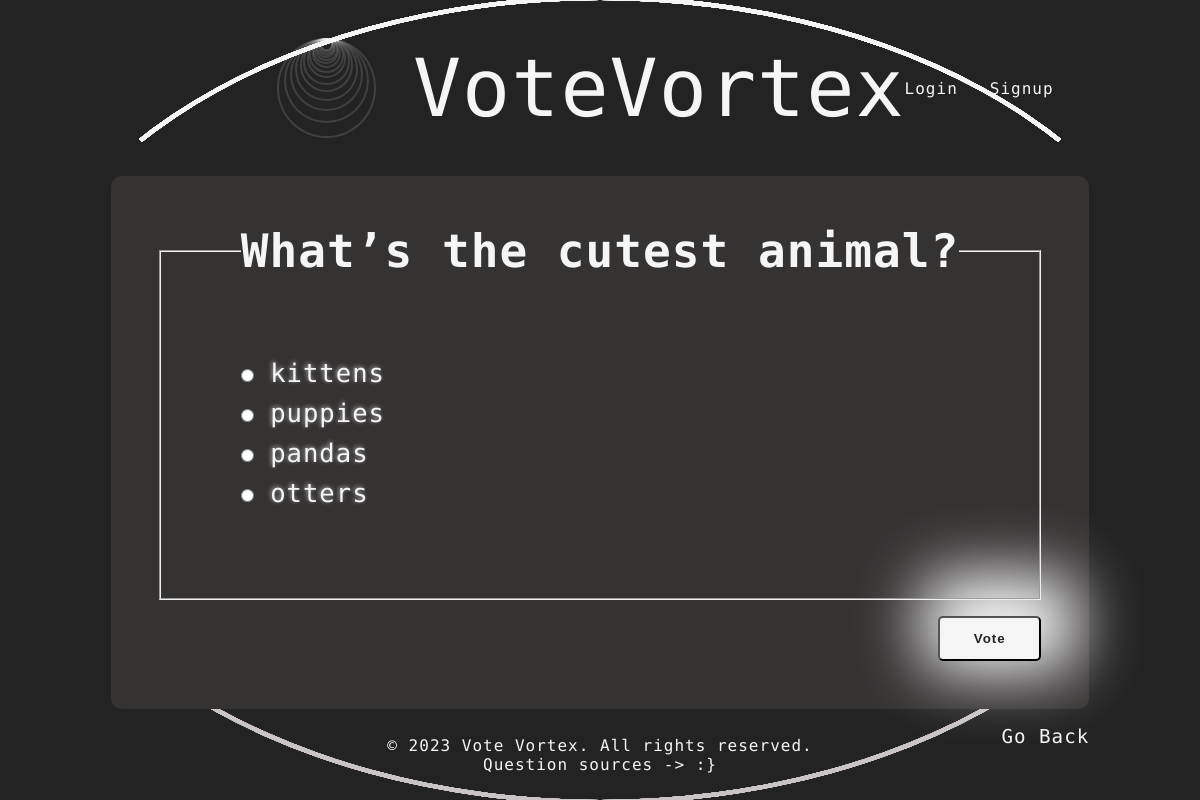
The app's page /polls/8/ with its own data.
### polls/models.py (models this page shows, shortened)
class Question(models.Model):
    question_text = models.CharField(max_length=200)
    pub_date = models.DateTimeField("date published")

class Choice(models.Model):
    question = models.ForeignKey(Question, on_delete=models.CASCADE)
    choice_text = models.CharField(max_length=200)
    votes = models.IntegerField(default=0)

### polls/views.py (the view)
# urls.py: path("<int:pk>/", views.DetailView.as_view(), name="detail"),
class DetailView(generic.DetailView):
    model = Question
    template_name = "polls/detail.html"
    def get_queryset(self):
        return Question.objects.filter(pub_date__lte=datetime.datetime.now())

### polls/templates/polls/detail.html (shortened to what this page needs)
{% load static %}
<!DOCTYPE html>
<html lang="en">
	<head>
		<link href="{% static 'polls/style.css' %}" rel="stylesheet" />
	</head>
    {% include "polls/header.html" %}
<main>
<div class="foooorm">
    <form action="{% url 'polls:vote' question.id %}" method="post">
        <fieldset>
            <legend><h1>{{ question.question_text }}</h1></legend>
            {% for choice in question.choice_set.all %}
                <input class="radio" type="radio" name="choice" id="choice{{ forloop.counter }}" value="{{ choice.id }}">
                <label class="neheh" for="choice{{ forloop.counter }}">{{ choice.choice_text }}</label><br>
            {% endfor %}
        </fieldset>
        <input class="vote" type="submit" value="Vote">
    </form>
    <a class="backdoor hover-underline-animation" href="{% url 'polls:index' %}">Go Back</a>
</div>
</main>
{% include "polls/footer.html" %}

### polls/static/polls/style.css (style rules this page uses)
* { padding: 0; margin: 0; box-sizing: border-box; color: whitesmoke; text-decoration: none; letter-spacing: 1px; }
main { display: flex; width: 100vw; height: 70vh; align-items: center; justify-content: center; flex-wrap: wrap; }
fieldset { padding: 5rem; font-size: 1.6em; z-index: 999; }
fieldset h1 { font-size: 1.8em; }
.vote { background-color: whitesmoke; color: #232323; padding: .8rem 2.1rem; cursor: pointer; box-shadow: inset 0px 0px 70px -43px rgba(35,35,35,1); align-self: flex-end; transition: .2s; border-radius: 5px; box-shadow: 10px -15px 65px 25px rgba(255,255,255,1); font-weight: bold; z-index: 1; }
.foooorm { display: flex; flex-direction: column; gap: 1rem; }
form { display: flex; flex-direction: column; gap: 1rem; }
.radio { padding: 2rem; margin-bottom: 1rem; cursor: pointer; }
.neheh { cursor: pointer; }
.backdoor { align-self: flex-end; font-size: 1.2em; }
.hover-underline-animation { display: inline-block; position: relative; }
.hover-underline-animation::after { content: ''; position: absolute; width: 100%; transform: scaleX(0); height: 1.5px; bottom: -2px; left: 0; background-color: whitesmoke; transform-origin: bottom right; transition: transform 0.25s ease-out; }
input[type='radio'] { accent-color: #232323; }
.neheh { text-shadow: -1px -1px 4px rgba(255, 255, 255, 0.6); }
form { background-color: #353232; padding: 3rem; border-radius: 10px; }

### records on screen
Question: question_text "What’s the cutest animal?"
Choice: choice_text "kittens"
Choice: choice_text "puppies"
Choice: choice_text "pandas"
Choice: choice_text "otters"
